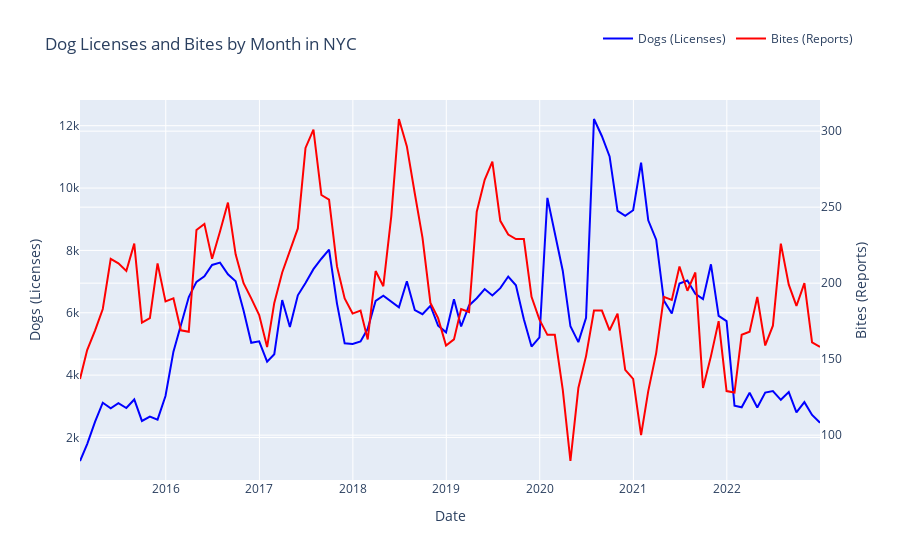

Here is the notebook cell this chart was saved with:
### Markdown cell above
#### Now we look at the trend in the monthly sum of dog licenses in NYC, 2015 to 2022.
- Here, the trend also appears to increase through 2016 to 2018, but with high variation.
- However, from late 2019 onwards the monthly sum of dog bites falls and continues to fall until 2021.
- Since 2021 there has been a slight increase, but still less than pre-pandemic levels.

### Code cell
# Now we can plot both bites and licenses, by month, on the same chart. Code sourced from chatGPT 
import plotly.graph_objects as go

# Create the figure
fig = go.Figure()

# Add the lines for Dogs and Bites
fig.add_traces([
    go.Scatter(x=dogs_bites_monthly["Date"], y=dogs_bites_monthly["Dogs"], name="Dogs (Licenses)", line=dict(color="blue")),
    go.Scatter(x=dogs_bites_monthly["Date"], y=dogs_bites_monthly["Bites"], name="Bites (Reports)", line=dict(color="red"), yaxis="y2"),
])

# Update layout for dual Y-axes
fig.update_layout(
    title="Dog Licenses and Bites by Month in NYC",
    xaxis_title="Date",
    yaxis_title="Dogs (Licenses)",
    yaxis2=dict(
        title="Bites (Reports)",
        overlaying="y",
        side="right",
    ),
    legend=dict(orientation="h", x=0.7, y=1.2),
)

# Show the plot
fig.show()
